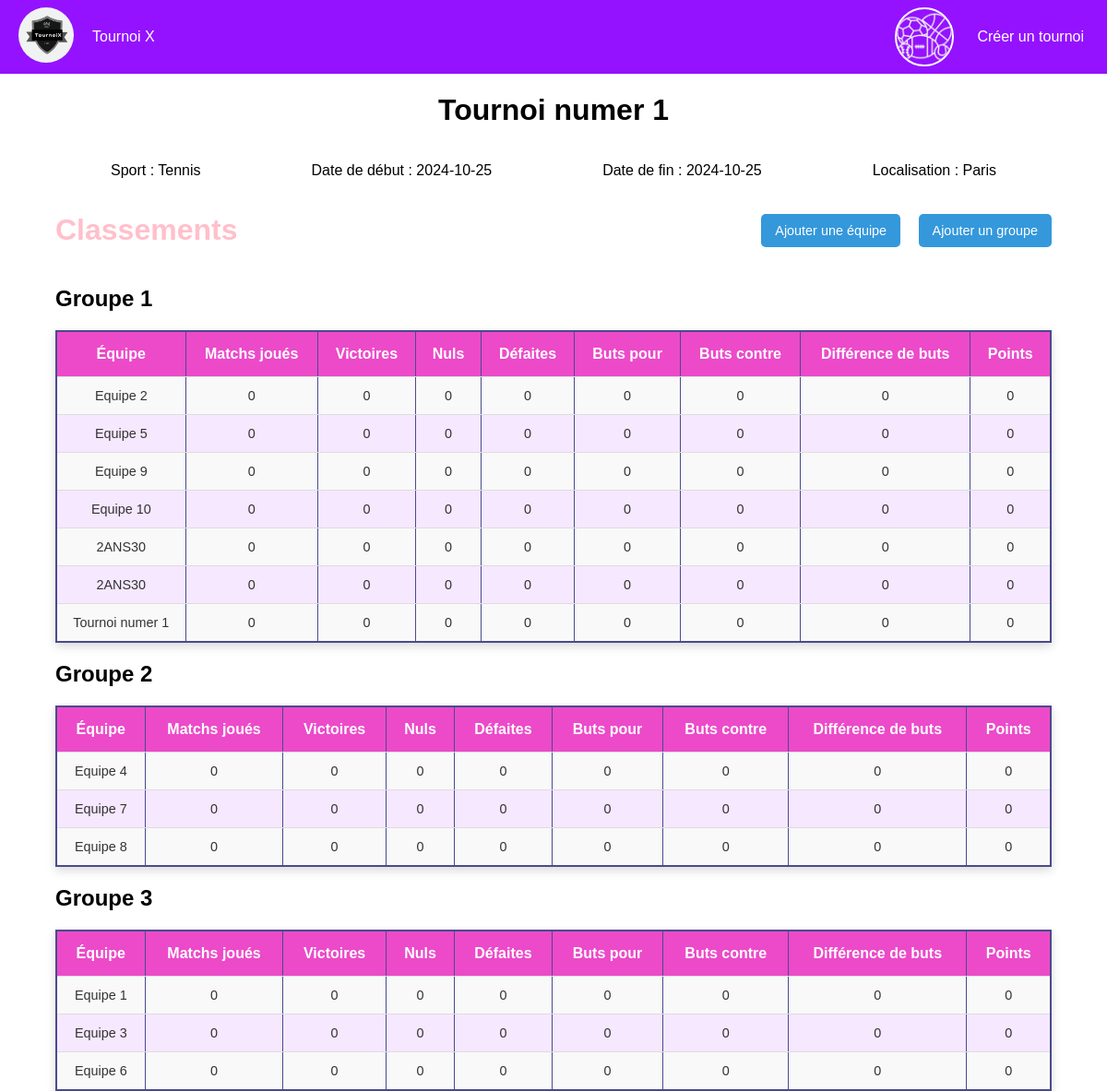
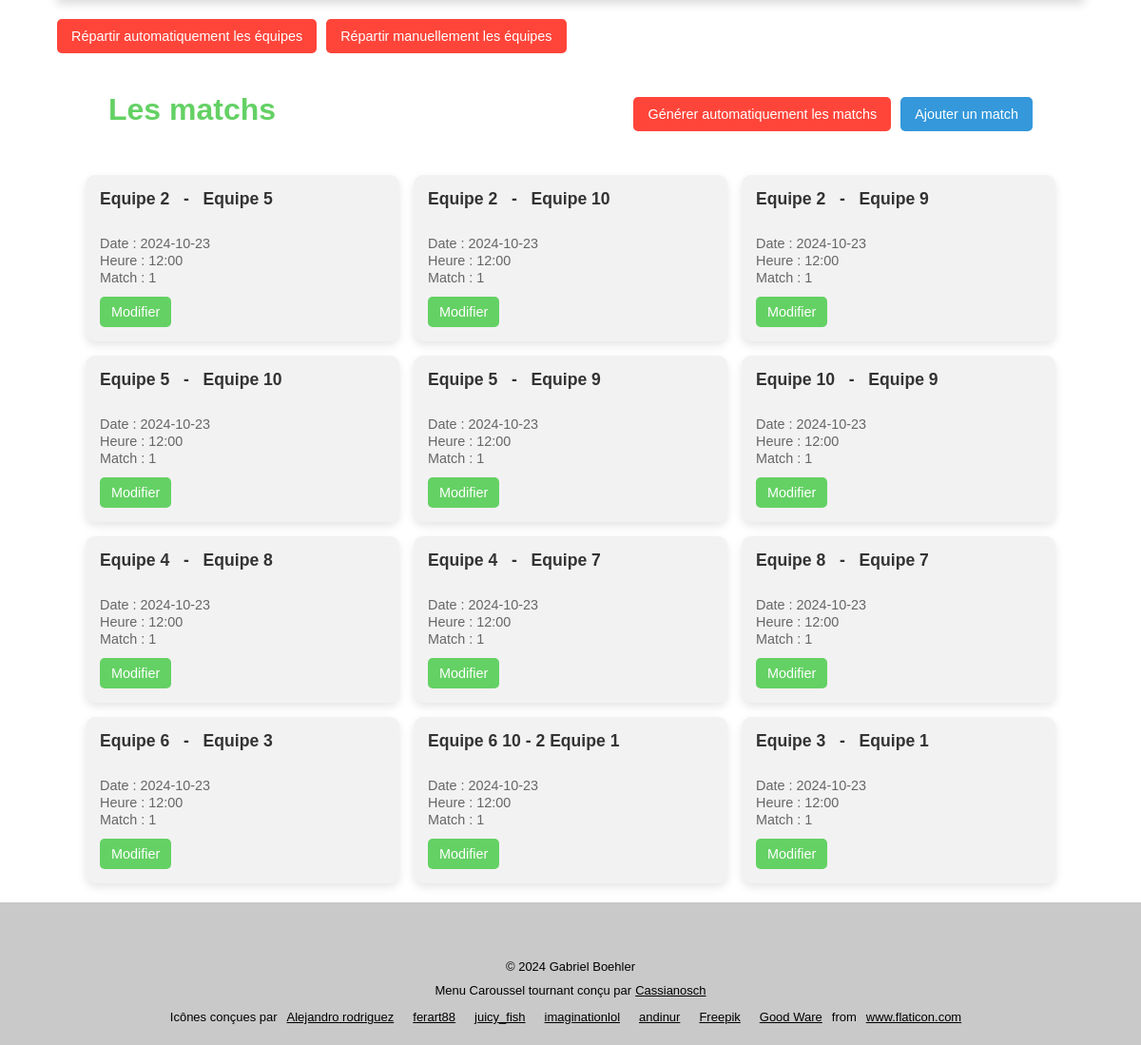
The page /view_tournoi/1 on the database its author committed (2 pictures, top to bottom).
### tables this page shows
CREATE TABLE Tournament (
    id INTEGER PRIMARY KEY AUTOINCREMENT,
    name VARCHAR(100) NOT NULL,
    sport VARCHAR(50) NOT NULL,
    date_start DATE,
    date_end DATE,
    location VARCHAR(100)
    );

CREATE TABLE "Groupe" (
    id INTEGER PRIMARY KEY AUTOINCREMENT,
    tournament_id INTEGER NOT NULL,
    name VARCHAR(50) NOT NULL,
    FOREIGN KEY (tournament_id) REFERENCES Tournament(id) ON DELETE CASCADE);

CREATE TABLE GroupStanding (
    id INTEGER PRIMARY KEY AUTOINCREMENT,
    group_id INTEGER NOT NULL,
    team_id INTEGER NOT NULL,
    matches_played INTEGER DEFAULT 0,
    wins INTEGER DEFAULT 0,
    draws INTEGER DEFAULT 0,
    losses INTEGER DEFAULT 0,
    goals_for INTEGER DEFAULT 0,
    goals_against INTEGER DEFAULT 0,
    goal_difference INTEGER DEFAULT 0,
    points INTEGER DEFAULT 0,
    FOREIGN KEY (group_id) REFERENCES "Group"(id) ON DELETE CASCADE,
    FOREIGN KEY (team_id) REFERENCES Team(id) ON DELETE CASCADE);

CREATE TABLE Equipe (
    id INTEGER PRIMARY KEY AUTOINCREMENT,
    tournament_id INTEGER NOT NULL,
    name VARCHAR(100) NOT NULL,
    logo VARCHAR(255),
    FOREIGN KEY (tournament_id) REFERENCES Tournament(id) ON DELETE CASCADE);

CREATE TABLE "Match" (
    id INTEGER PRIMARY KEY AUTOINCREMENT,
    tournament_id INTEGER NOT NULL,
    group_id INTEGER,
    team1_id INTEGER NOT NULL,
    team2_id INTEGER NOT NULL,
    score_team1 INTEGER,
    score_team2 INTEGER,
    date DATE,
    time TIME,
    round VARCHAR(50),
    FOREIGN KEY (tournament_id) REFERENCES Tournament(id) ON DELETE CASCADE,
    FOREIGN KEY (group_id) REFERENCES "Group"(id) ON DELETE CASCADE,
    FOREIGN KEY (team1_id) REFERENCES Team(id) ON DELETE CASCADE,
    FOREIGN KEY (team2_id) REFERENCES Team(id) ON DELETE CASCADE);

### flask_app.py (the view)
@app.route('/view_tournoi/<int:tournoi_id>', methods=('GET', 'POST'))
def tournoi(tournoi_id):
    tournoi_data = get_data_tournoi(tournoi_id)
    groupes = get_groupes(tournoi_id)
    matchs = get_matchs(tournoi_id)
    conn = get_db_connection()
    equipes = conn.execute('''
        SELECT e.id, e.name, gt.group_id
        FROM Equipe e
        LEFT JOIN Group_Team gt ON e.id = gt.team_id
        WHERE e.tournament_id = ?
    ''', (tournoi_id,)).fetchall()
    conn.close()
    equipes_par_groupe = {groupe['id']: {'name': groupe['name'], 'equipes': []} for groupe in groupes}
    for equipe in equipes:
        group_id = equipe['group_id']
        if group_id is not None and group_id in equipes_par_groupe:
            equipes_par_groupe[group_id]['equipes'].append(equipe)
    groupes_avec_equipes = [{'id': g_id, 'name': g['name'], 'equipes': g['equipes']} for g_id, g in equipes_par_groupe.items()]
    groupes_with_standing = get_groupes_with_standing(tournoi_id)
    return render_template('tournoi.html', groupes_classement=groupes_with_standing, tournoi_data=tournoi_data[0], groupes=groupes_avec_equipes, matchs=matchs)

### flask_app.py (called while the page is built)
def get_db_connection():
    conn = sqlite3.connect(db_path)
    conn.row_factory = sqlite3.Row  # Permet d'accéder aux colonnes par nom
    return conn

def get_data_tournoi(tournoi_id):
    conn = get_db_connection()
    data = conn.execute('SELECT * FROM Tournament WHERE id = ?', (tournoi_id,)).fetchall()
    conn.close()
    return data

def get_groupes(tournoi_id):
    conn = get_db_connection()
    groupes = conn.execute('SELECT * FROM Groupe WHERE tournament_id = ?', (tournoi_id,)).fetchall()
    conn.close()
    return groupes

def get_matchs(tournoi_id):
    conn = get_db_connection()
    matchs = conn.execute('''
        SELECT
            m.id,
            m.tournament_id,
            m.group_id,
            m.score_team1,
            m.score_team2,
            m.date,
            m.time,
            m.round,
            t1.name AS team1_name,
            t2.name AS team2_name
        FROM
            Match m
        JOIN
            Equipe t1 ON m.team1_id = t1.id
        JOIN
            Equipe t2 ON m.team2_id = t2.id
        WHERE
            m.tournament_id = ?
    ''', (tournoi_id,)).fetchall()
    conn.close()
    return matchs

### templates/tournoi.html (shortened to what this page needs)
<!DOCTYPE html>
<html lang="fr">
<head>
    <link rel="stylesheet" href="{{ url_for('static', filename='css/menu.css') }}">
    <link rel="stylesheet" href="{{ url_for('static', filename='css/tournoi.css') }}">
    <link rel="stylesheet" href="{{ url_for('static', filename='css/footer.css') }}">
</head>
<body>
    {% include 'menu.html' %}
    <h1 class="tournoi-name">{{ tournoi_data['name'] }}</h1>
    <div class="tournoi_data">
        <p>Sport : {{ tournoi_data['sport'] }}</p>
        <p>Date de début : {{ tournoi_data['date_start'] }}</p>
        <p>Date de fin : {{ tournoi_data['date_end'] }}</p>
        <p>Localisation : {{ tournoi_data['location'] }}</p>
    </div>
    <div class="classements">
        <div class="classements-header">
            <h1>Classements</h1>
            <div class="classements-actions">
                <a href="{{ url_for('add_equipe', tournoi_id=tournoi_data['id']) }}">Ajouter une équipe</a>
                <a href="{{ url_for('add_groupe', tournoi_id=tournoi_data['id']) }}">Ajouter un groupe</a>
            </div>
        </div>
        {% for groupe in groupes_classement %}
            <h2>{{ groupe.groupe_name }}</h2>
            <table border="1">
                <thead>
                    <tr>
                        <th>Équipe</th>
                        <th>Matchs joués</th>
                        <th>Victoires</th>
                        <th>Nuls</th>
                        <th>Défaites</th>
                        <th>Buts pour</th>
                        <th>Buts contre</th>
                        <th>Différence de buts</th>
                        <th>Points</th>
                    </tr>
                </thead>
                <tbody>
                    {% for standing in groupe.standings %}
                    <tr>
                        <td>{{ standing.team_name }}</td>
                        <td>{{ standing.matches_played }}</td>
                        <td>{{ standing.wins }}</td>
                        <td>{{ standing.draws }}</td>
                        <td>{{ standing.losses }}</td>
                        <td>{{ standing.goals_for }}</td>
                        <td>{{ standing.goals_against }}</td>
                        <td>{{ standing.goal_difference }}</td>
                        <td>{{ standing.points }}</td>
                    </tr>
                    {% endfor %}
                </tbody>
            </table>
        {% endfor %}
    </div>
    <div class="actions-equipes">
        <form action="{{ url_for('repartition_auto', tournoi_id=tournoi_data['id']) }}" method="POST" onsubmit="return confirm('Êtes-vous sûr de vouloir réinitialiser la répartition actuelle et répartir automatiquement les équipes ?')">
            <button type="submit">Répartir automatiquement les équipes</button>
        </form>
        <form action="{{ url_for('repartition_manuelle', tournoi_id=tournoi_data['id']) }}" method="GET">
            <button type="submit">Répartir manuellement les équipes</button>
        </form>
    </div>
    <div class="matchs">
        <div class="matchs-header">
            <h1>Les matchs</h1>
            <div class="actions">
                <form action="{{ url_for('repartition_matchs_auto', tournoi_id=tournoi_data['id']) }}" method="POST" onsubmit="return confirm('Êtes-vous sûr de vouloir supprimer les matchs existants et recréer de nouveaux matchs ? Toutes vos données comme le score, le lieu, la date seront perdus')">
                    <button type="submit">Générer automatiquement les matchs</button>
                </form>
                <a href="{{ url_for('add_match', tournoi_id=tournoi_data['id']) }}" class="add-match">Ajouter un match</a>
            </div>
        </div>
        <ul>
            {% for match in matchs %}
                <li>
                    <strong>
                        {{ match['team1_name'] }}
                        {% if match['score_team1'] is not none %}
                            {{ match['score_team1'] }}
                        {% else %}
                            &nbsp;
                        {% endif %}
                        -
                        {% if match['score_team2'] is not none %}
                            {{ match['score_team2'] }}
                        {% else %}
                            &nbsp;
                        {% endif %}
                        {{ match['team2_name'] }}
                    </strong><br>
                                        <p>Date : {{ match['date'] }}</p>
                    <p>Heure : {{ match['time'] }}</p>
                    <p>Match : {{ match['round'] }}</p>
                    <a href="{{ url_for('modifier_match', match_id=match['id'], tournoi_id=tournoi_data['id']) }}">Modifier</a>
                </li>
            {% else %}
                <li>Aucun match</li>
            {% endfor %}
        </ul>
    </div>
    {% include 'footer.html' %}
</body>
</html>

### static/css/menu.css (style rules this page uses)
body { margin:0; font-family: "Quicksand", sans-serif; }

### static/css/tournoi.css (style rules this page uses)
.tournoi-name { display: flex; justify-content: center; }
.tournoi_data { display: flex; justify-content: space-evenly; font-size: medium; }
.classements { margin-left: 5%; margin-right: 5%; }
.classements h1 { margin-left: 0; color: pink; }
.classements-header { display: flex; justify-content: space-between; align-items: center; }
.classements-actions a { margin-left: 15px; color: rgb(52, 152, 219); text-decoration: none; padding: 10px 15px; font-size: 0.9em; color: #fff; background-color: rgb(52, 152, 219); border-radius: 5px; text-decoration: none; transition: background-color 0.3s ease; }
.actions-equipes { display: flex; gap: 10px; margin: 20px 5%; }
.actions-equipes button { padding: 10px 15px; font-size: 0.9em; color: #fff; background-color: rgb(255, 69, 58); border: none; border-radius: 5px; cursor: pointer; transition: background-color 0.3s ease; }
table { width: 100%; border-collapse: collapse; margin: 20px auto; font-family: Arial, sans-serif; background-color: #f9f9f9; border: 2px solid #4a4a8e; box-shadow: 0px 4px 10px rgba(0, 0, 0, 0.15); }
thead th { padding: 15px; background-color: #ec4ac9; color: white; font-size: 1em; font-weight: bold; text-align: center; }
tbody td { padding: 12px; text-align: center; font-size: 0.9em; color: #333; }
tbody tr:nth-child(even) { background-color: #f6e8ff; }
thead th, tbody td { border-bottom: 1px solid #ddd; }
tbody tr:last-child td { border-bottom: none; }
.matchs { width: 90%; margin: 20px auto; font-family: Arial, sans-serif; color: #333; text-align: center; }
.matchs h1 { font-size: 2em; color: rgb(100, 209, 100); margin-bottom: 30px; text-align: center; }
.matchs-header { display: flex; justify-content: space-between; align-items: center; padding: 0 5%; margin-bottom: 20px; }
.actions { display: flex; gap: 10px; align-items: center; }
.actions form button { padding: 10px 15px; font-size: 0.9em; color: #fff; background-color: rgb(255, 69, 58); border: none; border-radius: 5px; cursor: pointer; transition: background-color 0.3s ease; }
.actions .add-match { padding: 10px 15px; font-size: 0.9em; color: #fff; background-color: rgb(52, 152, 219); border-radius: 5px; text-decoration: none; transition: background-color 0.3s ease; }
.matchs ul { list-style-type: none; padding: 0; display: flex; flex-wrap: wrap; gap: 15px; justify-content: center; }
.matchs ul li { background-color: #f2f2f2; border-radius: 10px; box-shadow: 0px 4px 10px rgba(0, 0, 0, 0.1); padding: 15px; max-width: 300px; width: 100%; text-align: left; transition: background-color 0.3s ease; }
.matchs ul li strong { display: block; font-size: 1.1em; color: #333; margin-bottom: 8px; }
.matchs ul li p { font-size: 0.9em; color: #666; margin: 2px 0; }
.matchs ul li a { display: inline-block; margin-top: 10px; padding: 8px 12px; font-size: 0.9em; color: #fff; background-color: rgb(100, 209, 100); border-radius: 5px; text-decoration: none; transition: background-color 0.3s ease; }

### rows shown on the page
Tournament: name "Tournoi numer 1", sport "Tennis", date_start "2024-10-25", date_end "2024-10-25", location "Paris"
Groupe: groupe_name "Groupe 1"
GroupStanding: team_name "Equipe 2", matches_played "0", wins "0", draws "0", losses "0", goals_for "0", goals_against "0", goal_difference "0", points "0"
GroupStanding: team_name "Equipe 5", matches_played "0", wins "0", draws "0", losses "0", goals_for "0", goals_against "0", goal_difference "0", points "0"
GroupStanding: team_name "Equipe 9", matches_played "0", wins "0", draws "0", losses "0", goals_for "0", goals_against "0", goal_difference "0", points "0"
GroupStanding: team_name "Equipe 10", matches_played "0", wins "0", draws "0", losses "0", goals_for "0", goals_against "0", goal_difference "0", points "0"
GroupStanding: team_name "2ANS30", matches_played "0", wins "0", draws "0", losses "0", goals_for "0", goals_against "0", goal_difference "0", points "0"
GroupStanding: team_name "2ANS30", matches_played "0", wins "0", draws "0", losses "0", goals_for "0", goals_against "0", goal_difference "0", points "0"
GroupStanding: team_name "Tournoi numer 1", matches_played "0", wins "0", draws "0", losses "0", goals_for "0", goals_against "0", goal_difference "0", points "0"
Groupe: groupe_name "Groupe 2"
GroupStanding: team_name "Equipe 4", matches_played "0", wins "0", draws "0", losses "0", goals_for "0", goals_against "0", goal_difference "0", points "0"
GroupStanding: team_name "Equipe 7", matches_played "0", wins "0", draws "0", losses "0", goals_for "0", goals_against "0", goal_difference "0", points "0"
GroupStanding: team_name "Equipe 8", matches_played "0", wins "0", draws "0", losses "0", goals_for "0", goals_against "0", goal_difference "0", points "0"
Groupe: groupe_name "Groupe 3"
GroupStanding: team_name "Equipe 1", matches_played "0", wins "0", draws "0", losses "0", goals_for "0", goals_against "0", goal_difference "0", points "0"
GroupStanding: team_name "Equipe 3", matches_played "0", wins "0", draws "0", losses "0", goals_for "0", goals_against "0", goal_difference "0", points "0"
GroupStanding: team_name "Equipe 6", matches_played "0", wins "0", draws "0", losses "0", goals_for "0", goals_against "0", goal_difference "0", points "0"
Match: team1_name "Equipe 2", team2_name "Equipe 5", date "2024-10-23", time "12:00", round "1"
Match: team1_name "Equipe 2", team2_name "Equipe 10", date "2024-10-23", time "12:00", round "1"
Match: team1_name "Equipe 2", team2_name "Equipe 9", date "2024-10-23", time "12:00", round "1"
Match: team1_name "Equipe 5", team2_name "Equipe 10", date "2024-10-23", time "12:00", round "1"
Match: team1_name "Equipe 5", team2_name "Equipe 9", date "2024-10-23", time "12:00", round "1"
Match: team1_name "Equipe 10", team2_name "Equipe 9", date "2024-10-23", time "12:00", round "1"
Match: team1_name "Equipe 4", team2_name "Equipe 8", date "2024-10-23", time "12:00", round "1"
Match: team1_name "Equipe 4", team2_name "Equipe 7", date "2024-10-23", time "12:00", round "1"
Match: team1_name "Equipe 8", team2_name "Equipe 7", date "2024-10-23", time "12:00", round "1"
Match: team1_name "Equipe 6", team2_name "Equipe 3", date "2024-10-23", time "12:00", round "1"
Match: team1_name "Equipe 6", score_team1 "10", score_team2 "2", team2_name "Equipe 1", date "2024-10-23", time "12:00", round "1"
Match: team1_name "Equipe 3", team2_name "Equipe 1", date "2024-10-23", time "12:00", round "1"
